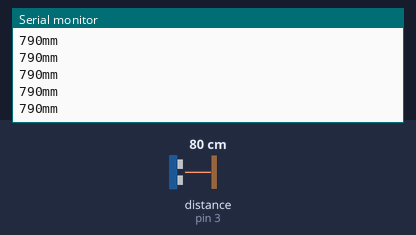
This sketch was run on a simulated Arduino Uno, built with avr-gcc and run on an emulated ATmega328P. On the bench: the last lines printed to the serial monitor. Wiring (inferred from the names in the program): ultrasonic range finder: trigger pin 2; echo pin 3. The test bench sets the inputs (shaded band); at power-on: distance to the obstacle (sensor on pin 3) 80 cm. The echo pulse lasts 58.3 µs per cm.

Above: at 1.2 s.
1.3 s: distance to the obstacle (sensor on pin 3) set to 2 cm
At 1.53 s:
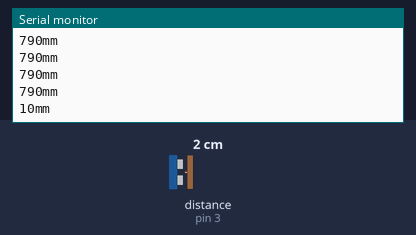
2.8 s: distance to the obstacle (sensor on pin 3) set to 4 cm
At 2.89 s:
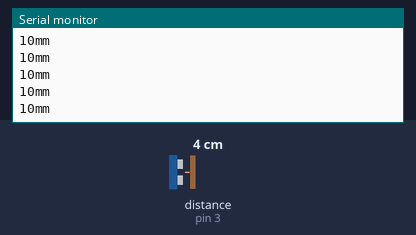
4.3 s: distance to the obstacle (sensor on pin 3) set to 18 cm
At 4.4 s:
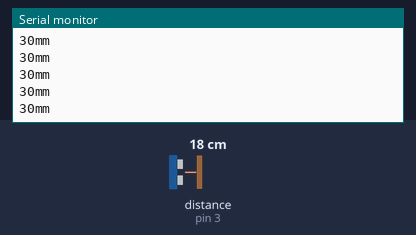
Timing chart, 0 to 7.3 s (numbered marks = the images above; inputs shaded):
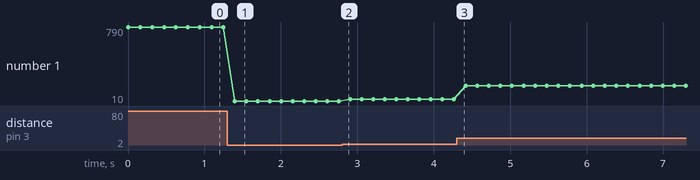

Measured:
- after the input at 1.3 s, the serial monitor: prints a new line after 0.10 s (image 1)
- plotted number 1: 790 → 10 after the input at 1.3 s, 10 → 30 after the input at 2.8 s, 30 → 170 after the input at 4.3 s

The sketch:

sketch_Sensor_Ultrass_nico_-__mm.ino
```cpp
#define PinoTrigger 2   //O Trigger emite o pulso
#define PinoEcho 3      //O Echo recebe o pulso

int duracao = 0;
int distancia = 0;

void setup ()
{
pinMode(PinoTrigger,OUTPUT);
pinMode(PinoEcho,INPUT);
Serial.begin(9600);
}

void loop()
{
digitalWrite(PinoTrigger, HIGH);
delayMicroseconds(10);
digitalWrite(PinoTrigger,LOW);

duracao = pulseIn(PinoEcho, HIGH); //Armazena o valor lido
distancia = duracao*0.017175;
Serial.print(distancia*10);
Serial.println("mm");
delay(150);
}
```
